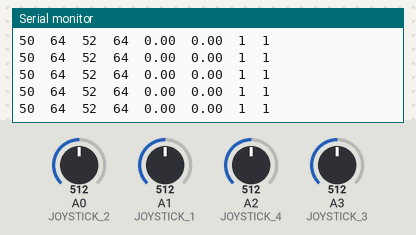
Recording of a sketch running on a simulated Arduino Uno, built with avr-gcc and run on an emulated ATmega328P. Parts: the last lines printed to the serial monitor. The inputs (shaded band) are chosen by the test bench; at power-on: A1 (JOYSTICK_1) = 512, A3 (JOYSTICK_3) = 512, A0 (JOYSTICK_2) = 512, A2 (JOYSTICK_4) = 512. No radio packets arrive unless stated.

Above: at 3.2 s.
3.3 s: A1 (JOYSTICK_1) set to 865
At 4.4 s:
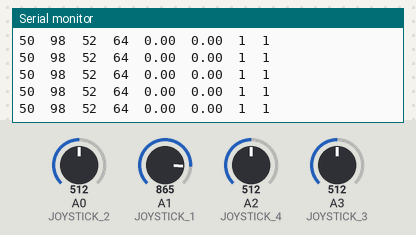
4.8 s: A1 (JOYSTICK_1) set to 884
At 5.4 s:
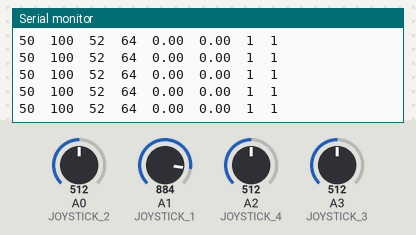
7.8 s: A3 (JOYSTICK_3) set to 867
At 8.6 s:
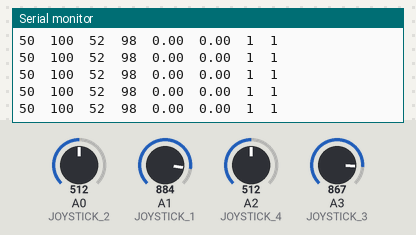
9.3 s: A3 (JOYSTICK_3) set to 884
At 10.1 s:
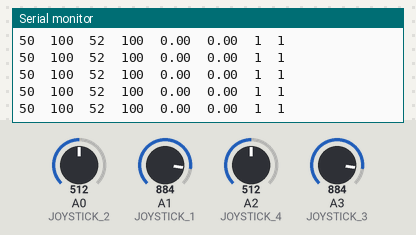
Timing chart, 0 to 11.9 s (numbered marks = the images above; inputs shaded):
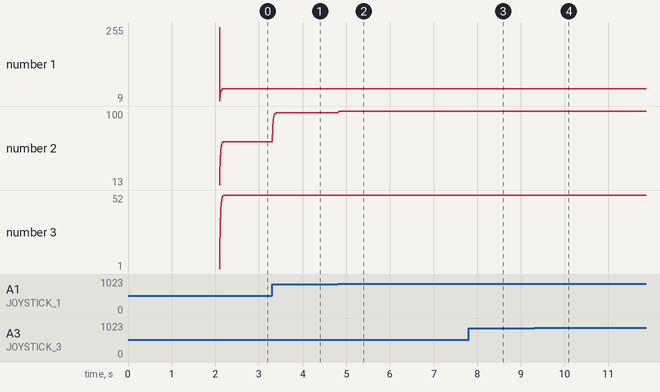

Measured:
- after the input at 3.3 s, the serial monitor: prints a new line at once (image 1)
- after the input at 4.8 s, the serial monitor: prints a new line at once (image 2)
- after the input at 7.8 s, the serial monitor: prints a new line at once (image 3)
- after the input at 9.3 s, the serial monitor: prints a new line at once (image 4)
- plotted number 2: 64 → 98 after the input at 3.3 s, 98 → 100 after the input at 4.8 s

The sketch:

Nano_Transmitter_V5_No_Display.ino
```cpp
/*  Two Way Master Version 1.01
    Author: Schindler Electronics
    Data: 5/23/2019

    This code demonstrates how to use the NRF module in both
    "transmit" and "receive" mode using the acknowledge method.
    One device will be set up as the Master, while the other
    will be set up as the slave.

    When the master sends out a message, the slave will receive.
    When this happens, the slave will immediately send back an
    acknowledge packet. The Master will receive this data and send
    another data packet.

    Note: This code requires another Arduino and NRF

    Note: This code requires the use of the RF24 Library.
    You can easily download this library in the Arduino Library Manager.
*/

#include <SPI.h>   //Comes with Arduino IDE
#include "RF24.h"  //Download and Install (See above)
#include <U8g2lib.h>
#include "transmitterConfig.h"

#define  CE_PIN  9 //The pins to be used for CE and CSN
#define  CSN_PIN 8

byte transmissionMode = 1; // Radio mode is active by default
byte operationMode = 0; // Start in transmitter mode (0 = transmitter mode, 1 = tester mode, 2 = game mode)
int vehicleNumber = 1; // Vehicle number one is active by default


const byte slaveAddress[5] = {'R', 'x', 'A', 'A', 'A'}; //These are the names for all of the "Pipes" on the NRF Module
// the ID number of the used "radio pipe" must match with the selected ID on the transmitter!
// 20 ID's are available @ the moment

const uint64_t pipeOut[] PROGMEM = {
  0xE9E8F0F0B1LL, 0xE9E8F0F0B2LL, 0xE9E8F0F0B3LL, 0xE9E8F0F0B4LL, 0xE9E8F0F0B5LL,
  0xE9E8F0F0B6LL, 0xE9E8F0F0B7LL, 0xE9E8F0F0B8LL, 0xE9E8F0F0B9LL, 0xE9E8F0F0B0LL,
  0xE9E8F0F0C1LL, 0xE9E8F0F0C2LL, 0xE9E8F0F0C3LL, 0xE9E8F0F0C4LL, 0xE9E8F0F0C5LL,
  0xE9E8F0F0C6LL, 0xE9E8F0F0C7LL, 0xE9E8F0F0C8LL, 0xE9E8F0F0C9LL, 0xE9E8F0F0C0LL
};

const int maxVehicleNumber = (sizeof(pipeOut) / (sizeof(uint64_t)));

uint64_t pgm_read_64(const void *ptr, uint8_t index) {
  uint64_t result;
  memcpy_P( &result, (uint8_t*)ptr + (index * 8), sizeof(uint64_t) ); // ptr is counting in bytes!
  return result;
}

RF24 radio(CE_PIN, CSN_PIN);
U8G2_SH1106_128X64_NONAME_F_HW_I2C u8g2(U8G2_R0, /* reset=*/ U8X8_PIN_NONE);


#define BUTTON_LEFT   2     // - or channel select
#define BUTTON_RIGHT  9   // + or transmission mode select
#define BUTTON_SEL    3    // select button for menu
#define BUTTON_LJY1   5  // LeftJoyStick button for menu
#define BUTTON_RJY1   4 // RightJoyStick button for menu

byte leftButtonState = 7; // init states with 7 (see macro below)!
byte rightButtonState = 7;
byte selButtonState = 7;
byte LJYButtonState = 7;
byte RJYButtonState = 7;

// The size of this struct should not exceed 32 bytes
struct RcData {
  byte axis1; // Aileron (Steering for car)
  byte axis2; // Elevator
  byte axis3; // Throttle
  byte axis4; // Rudder
};
RcData data;


// Joysticks
#define JOYSTICK_1 A1
#define JOYSTICK_2 A0
#define JOYSTICK_3 A3
#define JOYSTICK_4 A2

boolean displayLocked = true;              //This can be accessed in the form:  myData.Xposition  etc.

struct dataStruct1 {     //This is the NRF data sent out by the Slave. Max of 32 bytes
  float vcc; // vehicle vcc voltage
  float batteryVoltage; // vehicle battery voltage
  boolean batteryOk = true; // the vehicle battery voltage is OK!
  byte channel = 1; // the channel number
} myTele;

// Smoothing constants
const float alpha = 0.2; // Adjust this value for the desired smoothing level (0.0 to 1.0)

// Variables to store raw, smoothed, and neutral joystick values
int rawValues[4];
int smoothedValues[4];
int offsetValues[4];

void calibrate() {
  // Read and store average joystick values as offsets
  int sum[4] = {0, 0, 0, 0};
  int samples = 200; // Increase the number of samples for calibration

  for (int i = 0; i < samples; i++) {
    sum[0] += analogRead(JOYSTICK_1);
    sum[1] += analogRead(JOYSTICK_2);
    sum[2] += analogRead(JOYSTICK_3);
    sum[3] += analogRead(JOYSTICK_4);
    delay(10);
  }

  offsetValues[0] = sum[0] / samples;
  offsetValues[1] = sum[1] / samples;
  offsetValues[2] = sum[2] / samples;
  offsetValues[3] = sum[3] / samples;

  Serial.println("Calibration complete!");
}

void setupRadio()
{
  radio.begin();                    //Initialize the nRF24L01 Radio
  radio.setChannel(108);            //Above most WiFi frequencies
  radio.setDataRate(RF24_250KBPS);  //Fast enough.. Better range
  radio.setPALevel(RF24_PA_MAX);//PA (Power Amplifier) Level can be one of four levels: RF24_PA_MIN, RF24_PA_LOW, RF24_PA_HIGH and RF24_PA_MAX
  radio.setAutoAck(pgm_read_64(&pipeOut, vehicleNumber - 1), true);
  radio.enableAckPayload();
  radio.enableDynamicPayloads();
  radio.setRetries(7, 5);  //delay, re-try count
  radio.openWritingPipe(pgm_read_64(&pipeOut, vehicleNumber - 1));
  radio.write( &data, sizeof(data));

}

void readJoystick()
{

  // Read raw joystick values
  rawValues[0] = analogRead(JOYSTICK_1);
  rawValues[1] = analogRead(JOYSTICK_2);
  rawValues[2] = analogRead(JOYSTICK_3);
  rawValues[3] = analogRead(JOYSTICK_4);

  // Apply smoothing
  for (int i = 0; i < 4; i++) {
    smoothedValues[i] = alpha * (rawValues[i] - offsetValues[i]) + (1 - alpha) * smoothedValues[i];
  }

  // Map the smoothed values to the range 1 to 100
  int mappedValues[4];
  for (int i = 0; i < 4; i++) {
    mappedValues[i] = map(smoothedValues[i], 0, 1023, 1, 100);
    if (mappedValues[i] == -1 )
    {
      mappedValues[i] = 0;
    }
  }

  //readJoysticks();
  data.axis1  = mappedValues[1] -14;  //read values from the Joysticks
  data.axis2  = mappedValues[0];
  data.axis3  = mappedValues[3] - 12;
  data.axis4  = mappedValues[2] ;

}

void transmitRadio()
{
  if (radio.write( &data, sizeof(data) )) {  //Transmit data to the Slave
    if ( radio.isAckPayloadAvailable() ) {       //If an Acknowledge is received, read the data
      radio.read(&myTele, sizeof(myTele));
    }
  }
}
void setup() {
  Serial.begin(115200);
  //NRF Setup//
  setupRadio();
  calibrate();
}


void loop() {
  readJoystick();
  transmitRadio();

  Serial.print(data.axis1);
  Serial.print("\t");
  Serial.print(data.axis2);
  Serial.print("\t");
  Serial.print(data.axis3);
  Serial.print("\t");
  Serial.print(data.axis4);
  Serial.print("\t");
  Serial.print(myTele.vcc); Serial.print("\t");
  Serial.print(myTele.batteryVoltage); Serial.print("\t");
  Serial.print(myTele.batteryOk); Serial.print("\t");
  Serial.print(myTele.channel); Serial.print("\t");
  Serial.println();


}
```

transmitterConfig.h
```cpp
#ifndef transmitterConfig_h
#define transmitterConfig_h

#include "Arduino.h"

#define CONFIG_WLTOYS_2 // <- Select the correct transmitter configuration here before uploading!

//
// =======================================================================================================
// TRANSMITTEER SPECIFIC CONFIGURATIONS
// =======================================================================================================
//

// Configuration for the standard "Micro RC" transmitter with 4 channels and IR support----------------------
#ifdef CONFIG_MICRO_RC
// Battery type
const float cutoffVoltage = 4.4; // 4 x Eneloop cell
const float diodeDrop = 0.72;

// Channels, we have
#define CH1
#define CH2
#define CH3
#define CH4

// Infrared
boolean infrared = true;

// Board type
const float boardVersion = 1.1; // Board revision (MUST MATCH WITH YOUR BOARD REVISION!!)

// Joystick calibration
int range[4] = {1023, 1023, 1023, 1023}; // 1023, if entire pot wiper range is used (CH1, 2, 3, 4)
int reverseEndpoint = 0; // the point, where the throttle joystick hits its reverse end stop

#endif

// Configuration for a 2 channel transmitter with steering wheel. No IR support----------------------
#ifdef CONFIG_2_CH
// Battery type
const float cutoffVoltage = 4.4; // 4 x Eneloop cell
const float diodeDrop = 0.3;

// Channels, we have
#define CH1
#define CH3

// Infrared
boolean infrared = false;

// Board type
const float boardVersion = 1.1; // Board revision (MUST MATCH WITH YOUR BOARD REVISION!!)

// Joystick calibration
int range[4] = {820, 820, 820, 820}; // 1023, if entire pot wiper range is used (CH1, 2, 3, 4)
int reverseEndpoint = 273; // the point, where the throttle joystick hits its reverse end stop

#endif

// Configuration for a 2+1 channel transmitter with steering wheel. No IR support----------------------
#ifdef CONFIG_3_CH
// Battery type
const float cutoffVoltage = 4.4; // 4 x Eneloop cell
const float diodeDrop = 0.3;

// Channels, we have
#define CH1
#define CH2 // switch with one resistor to gnd and one to vcc (for 3 speed gearbox)
#define CH3

// 3 position switches, we have (= no auto calibtation for these channels during startup)
#define CH2Switch

// Infrared
boolean infrared = false;

// Board type
const float boardVersion = 1.1; // Board revision (MUST MATCH WITH YOUR BOARD REVISION!!)

// Joystick calibration
int range[4] = {820, 820, 820, 820}; // 1023, if entire pot wiper range is used (CH1, 2, 3, 4)
int reverseEndpoint = 273; // the point, where the throttle joystick hits its reverse end stop

#endif

// Configuration for a 2+1 channel transmitter with steering wheel. Based on a WLtoys transmitter. No IR support----------------------
#ifdef CONFIG_WLTOYS
// Battery type
const float cutoffVoltage = 4.4; // 4 x Eneloop cell
const float diodeDrop = 0.0; // No protection diode in this transmitter

// General settings
#define ledInversed // LED common is wired to VCC, so we have to inverse the logic!

// Channels, we have
#define CH1 // Steering
#define CH2 // switch with one resistor to gnd and one to vcc (for 3 speed gearbox)
#define CH3 // Throttle

// 3 position switches, we have (= no auto calibtation for these channels during startup)
#define CH2Switch

// Infrared
boolean infrared = false;

// Board type
const float boardVersion = 1.1; // Board revision (MUST MATCH WITH YOUR BOARD REVISION!!)

// Joystick calibration
int range[4] = {900, 900, 900, 900}; // 1023, if entire pot wiper range is used (CH1, 2, 3, 4)
int reverseEndpoint = 170; // the point, where the throttle joystick hits its reverse end stop

#endif

// Configuration for a 2+2 channel transmitter with steering wheel. Based on a WLtoys transmitter. No IR support----------------------
#ifdef CONFIG_WLTOYS_2
// Battery type
const float cutoffVoltage = 4.4; // 4 x Eneloop cell
const float diodeDrop = 0.0; // No protection diode in this transmitter

// General settings
#define ledInversed // LED common is wired to VCC, so we have to inverse the logic!

// Channels, we have
#define CH1 // Steering
#define CH2 // switch with one resistor to gnd and one to vcc (for 3 speed gearbox)
#define CH3 // Throttle
#define CH4 // 3 x push buttons: 1 pressed = 0V, 2 pressed = 0.76V, 3 pressed = 3.3V, no button pressed = 1.65V

// 3 position switches, we have (= no auto calibtation for these channels during startup)
#define CH2Switch
#define CH4Switch

// Infrared
boolean infrared = false;

// Board type
const float boardVersion = 1.1; // Board revision (MUST MATCH WITH YOUR BOARD REVISION!!)

// Joystick calibration
int range[4] = {890, 900, 900, 900}; // 1023, if entire pot wiper range is used (CH1, 2, 3, 4)
int reverseEndpoint = 170; // the point, where the throttle joystick hits its reverse end stop

#endif

// Configuration for a 2+2 channel transmitter with steering wheel. Based on a small WLtoys transmitter. No IR support----------------------
#ifdef CONFIG_WLTOYS_MINI
// Battery type
const float cutoffVoltage = 4.4; // 4 x Eneloop cell
const float diodeDrop = 0.0; // No protection diode in this transmitter

// General settings
//#define ledInversed // LED common is wired to VCC, so we have to inverse the logic!

// Channels, we have
#define CH1 // Steering
#define CH2 // switch with one resistor to gnd and one to vcc (for 3 speed gearbox)
#define CH3 // Throttle
#define CH4 // 3 x push buttons: 1 pressed = 0V, 2 pressed = 0.76V, 3 pressed = 3.3V, no button pressed = 1.65V

// 3 position switches, we have (= no auto calibtation for these channels during startup)
#define CH2Switch
#define CH4Switch

// Infrared
boolean infrared = false;

// Board type
const float boardVersion = 1.1; // Board revision (MUST MATCH WITH YOUR BOARD REVISION!!)

// Joystick calibration
int range[4] = {900, 900, 800, 900}; // 1023, if entire pot wiper range is used (CH1, 2, 3, 4)
int reverseEndpoint = 170; // the point, where the throttle joystick hits its reverse end stop

#endif


#endif
```
